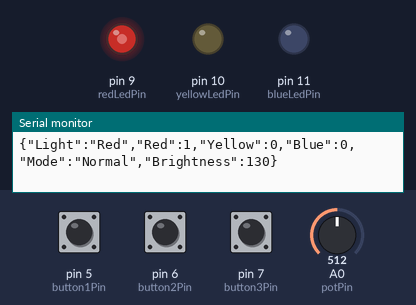
Bench run of a program on a simulated Arduino Uno, built with avr-gcc and run on an emulated ATmega328P. Shown: output pins drawn as LEDs (lit = HIGH), the last lines printed to the serial monitor. The test bench sets the inputs (shaded band); at power-on: A0 (potPin) = 512, pin 5 (button1Pin) HIGH, pin 6 (button2Pin) HIGH, pin 7 (button3Pin) HIGH.

Above: at 1.2 s.
1.3 s: A0 (potPin) set to 401
At 2.4 s:
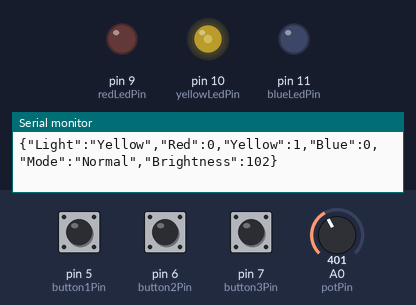
At 3.3 s:
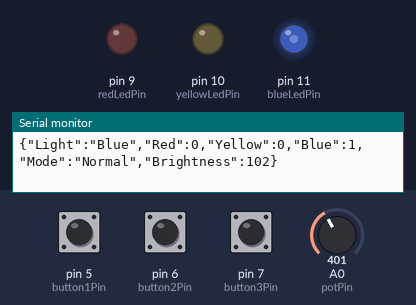
4.0 s: A0 (potPin) set to 376
At 6.9 s:
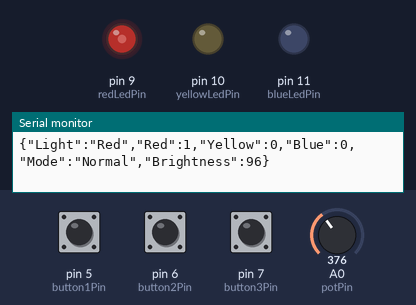
7.0 s: pin 5 (button1Pin) pulled LOW for 0.15 s
10.1 s: pin 5 (button1Pin) pulled LOW for 1 s
14.1 s: A0 (potPin) set to 511
At 17.0 s:
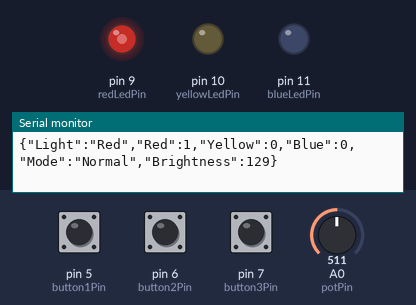
17.1 s: pin 5 (button1Pin) pulled LOW for 0.15 s
Timing chart, 0 to 21.2 s (numbered marks = the images above; inputs shaded):
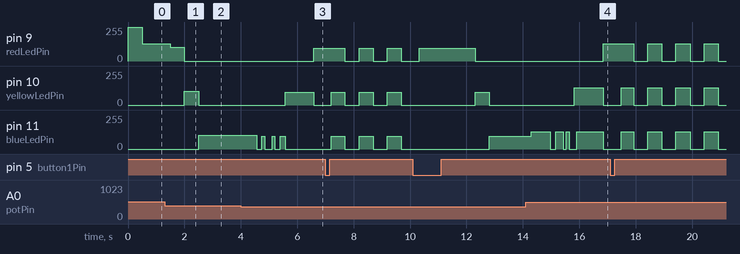

Measured:
- the behaviour switches between 389 and 388 on A0 (potPin) (found by bisection; images 2 and 3)
- after the input at 1.3 s, pin 9 (redLedPin): 130/255 → 102/255 after 0.20 s, → 0/255 0.50 s later; pin 11 (blueLedPin): 0/255 → 102/255 after 1.2 s
- after the input at 4.0 s, pin 9 (redLedPin): 0/255 → 96/255 after 2.6 s
- after the input at 14.1 s, pin 9 (redLedPin): 0/255 → 129/255 after 2.7 s
- by itself, pin 10 (yellowLedPin): alternates 129/255 for 0.50 s and 0/255 for 0.50 s

The program:

main.cpp
```cpp
#include <Arduino.h>
#include <TaskScheduler.h>
#include <PinChangeInterrupt.h>

// 핀 설정
const int redLedPin = 9;  // 빨간 LED 핀
const int yellowLedPin = 10;  // 노란 LED 핀
const int blueLedPin = 11;  // 파란 LED 핀
const int button1Pin = 5;  // 버튼 1 핀
const int button2Pin = 6;  // 버튼 2 핀
const int button3Pin = 7;  // 버튼 3 핀
const int potPin = A0;  // 가변저항

bool redState = false;  // 빨간 LED 상태
bool yellowState = false;  // 노란 LED 상태
bool blueState = false;  // 파란 LED 상태

//TaskScheduler 객체생성
Scheduler runner;

//Task 함수
void trafficLightTaskCallback();  // 신호등 Task 콜백 함수
void blueBlinkTaskCallback();  // 파란불 깜빡이기 Task 콜백 함수
void blinkTaskCallback();  // 깜빡이기 Task 콜백 함수
void adjustBrightnessTaskCallback();  // 밝기 조절 Task 콜백 함수
void sendSerialData();  // 시리얼 데이터 전송 함수

// 인터럽트 핸들러 함수 선언
void toggleBlinkMode();  // 깜빡이기 모드 토글 함수
void toggleRedOnlyMode();  // 빨간불만 켜기 모드 토글 함수
void toggleAllLedOff();  // 모든 LED 끄기 모드 토글 함수

// Task 객체 생성
Task trafficLightTask(500, TASK_FOREVER, &trafficLightTaskCallback, &runner, false);  // 신호등 Task
Task blueBlinkTask(167, 6, &blueBlinkTaskCallback, &runner, false);  // 파란불 깜빡이기 Task
Task blinkTask(500, TASK_FOREVER, &blinkTaskCallback, &runner, false);  // 깜빡이기 Task
Task adjustBrightnessTask(10, TASK_FOREVER, &adjustBrightnessTaskCallback, &runner, true);  // 밝기 조절 Task
Task serialTask(100, TASK_FOREVER, &sendSerialData, &runner, true);  // 시리얼 데이터 전송 Task

//상태 변수
volatile bool blinkMode = false;  // 깜빡이기 모드 상태
volatile bool redOnlyMode = false;  // 빨간불만 켜기 모드 상태
volatile bool allLedOff = false;  // 모든 LED 끄기 모드 상태
bool blinkState = true;  // 깜빡이기 상태
bool blueBlinkStarted = false;  // 파란불 깜빡이기 시작 상태
int brightness = 255;  // LED 밝기
String mode = "Normal";  // 신호등 모드

// 점등 시간 각각, 2초,0.5초, 3초, 0.5초(빨 > 노 > 파 > 노)
unsigned long redDuration = 2000;  // 빨간불 지속 시간
unsigned long yellowDuration = 500;  // 노란불 지속 시간
unsigned long blueDuration = 3000;  // 파란불 지속 시간
const unsigned long extraYellowDuration = 500;  // 추가 노란불 지속 시간
unsigned long previousMillis = 0;  // 이전 시간 저장 변수

void setup() {
    Serial.begin(9600);  // 시리얼 통신 시작 9600설정.

    pinMode(redLedPin, OUTPUT);  // 빨간 LED 핀 출력 모드 설정
    pinMode(yellowLedPin, OUTPUT);  // 노란 LED 핀 출력 모드 설정
    pinMode(blueLedPin, OUTPUT);  // 파란 LED 핀 출력 모드 설정
    pinMode(potPin, INPUT);  // 가변저항 핀 입력 모드 설정

    pinMode(button1Pin, INPUT_PULLUP);  // 버튼 1 핀 입력 풀업 모드 설정
    pinMode(button2Pin, INPUT_PULLUP);  // 버튼 2 핀 입력 풀업 모드 설정
    pinMode(button3Pin, INPUT_PULLUP);  // 버튼 3 핀 입력 풀업 모드 설정

    attachPCINT(digitalPinToPCINT(button1Pin), toggleBlinkMode, FALLING);  // 버튼 1 인터럽트 설정
    attachPCINT(digitalPinToPCINT(button2Pin), toggleRedOnlyMode, FALLING);  // 버튼 2 인터럽트 설정
    attachPCINT(digitalPinToPCINT(button3Pin), toggleAllLedOff, FALLING);  // 버튼 3 인터럽트 설정

    previousMillis = millis();  // 현재 시간 저장
    trafficLightTask.enable();  // 신호등 Task 활성화
    adjustBrightnessTask.enable();  // 밝기 조절 Task 활성화
    serialTask.enable();  // 시리얼 데이터 전송 Task 활성화
}

void loop() {
    runner.execute();  // TaskScheduler 실행
}

// 가변저항 값을 읽어 LED 밝기 조절
void adjustBrightnessTaskCallback() {
    int potValue = analogRead(potPin);  // 가변저항 값 읽기
    brightness = map(potValue, 0, 1023, 5, 255);  // 가변저항 값을 LED 밝기로 변환
}

void trafficLightTaskCallback() {
    if (blinkMode || redOnlyMode || allLedOff) return;  // 깜빡이기 모드, 빨간불만 켜기 모드, 모든 LED 끄기 모드일 때는 실행하지 않음

    unsigned long elapsedTime = millis() - previousMillis;  // 경과 시간

    if (elapsedTime < redDuration) {
        analogWrite(redLedPin, brightness);  // 빨간LED 켜기
        analogWrite(yellowLedPin, 0);  // 노란LED 끄기
        analogWrite(blueLedPin, 0);  // 파란LED 끄기

        redState = true;  // 빨간LED 상태 업데이트
        yellowState = false;  // 노란LED 상태 업데이트
        blueState = false;  // 파란LED 상태 업데이트
        blueBlinkStarted = false;  // 파란불 깜빡 상태 업데이트
    }
    else if (elapsedTime < redDuration + yellowDuration) {
        analogWrite(redLedPin, 0);  // 빨간 LED 끄기
        analogWrite(yellowLedPin, brightness);  // 노란 LED 켜기
        analogWrite(blueLedPin, 0);  // 파란 LED 끄기

        redState = false;  // 빨간 LED 상태
        yellowState = true;  // 노란 LED 상태
        blueState = false;  // 파란 LED 상태
        blueBlinkStarted = false;  // 파란불 깜빡이기 시작 상태 업데이트
    }
    else if (elapsedTime < redDuration + yellowDuration + blueDuration - 1000) {
        analogWrite(blueLedPin, brightness);  // 파란 LED 켜기
        analogWrite(redLedPin, 0);  // 빨간 LED 끄기
        analogWrite(yellowLedPin, 0);  // 노란 LED 끄기

        redState = false;  // 빨간 LED 상태 업데이트
        yellowState = false;  // 노란 LED 상태 업데이트
        blueState = true;  // 파란 LED 상태 업데이트
        blueBlinkStarted = false;  // 파란불 깜빡이기 시작 상태 업데이트
    }
    else if (elapsedTime < redDuration + yellowDuration + blueDuration) {
        if (!blueBlinkStarted) {
            blueBlinkStarted = true;  // 파란불 깜빡이기 시작 상태 업데이트
            blueBlinkTask.restart();  // 파란불 깜빡이기 Task 재시작
        }
    }
    else if (elapsedTime < redDuration + yellowDuration + blueDuration + extraYellowDuration) {
        analogWrite(redLedPin, 0);  // 빨간 LED끄기
        analogWrite(yellowLedPin, brightness);  // 노란 LED켜기
        analogWrite(blueLedPin, 0);  // 파란 LED끄기

        redState = false;  //빨간LED 상태 업데이트
        yellowState = true;  //노란LED 상태 업데이트
        blueState = false;  //파란LED 상태 업데이트
        blueBlinkStarted = false;  //파란불 깜빡이기 시작 상태 업데이트
    }
    else {
        previousMillis = millis();  //사이클 재시작
    }

    //신호등 상태 변경 시 시리얼 데이터 전송
    sendSerialData();
}

//파란불 깜빡이기 Task
void blueBlinkTaskCallback() {
    blinkState = !blinkState;  // 깜빡이기 상태 토글
    analogWrite(blueLedPin, blinkState ? brightness : 0);  // 파란 LED 깜빡이기
    Serial.println(blinkState ? "Blue LED ON" : "Blue LED OFF");  // 시리얼 출력

    if (blueBlinkTask.isLastIteration()) {
        analogWrite(blueLedPin, brightness);  // 파란 LED 켜기
    }
}

//깜빡이기 Task (버튼 1 - 깜빡이기 모드)
void blinkTaskCallback() {
    static bool ledState = false;  // LED상태
    if (blinkMode) {
        ledState = !ledState;  // LED토글
        analogWrite(redLedPin, ledState ? brightness : 0);  // 빨간 LED 깜빡이기
        analogWrite(yellowLedPin, ledState ? brightness : 0);  // 노란 LED 깜빡이기
        analogWrite(blueLedPin, ledState ? brightness : 0);  // 파란 LED 깜빡이기
    }
}

void sendSerialData() {
    String currentLight = "Off";  // 현재 켜진 신호등 상태

    int redValue = redState ? 1 : 0;  // 빨간 LED 상태 값
    int yellowValue = yellowState ? 1 : 0;  // 노란 LED 상태 값
    int blueValue = blueState ? 1 : 0;  // 파란 LED 상태 값

    if (mode == "All Blink") {
        currentLight = "All Blinking";  // 모든 LED 깜빡이기 상태
    } else if (mode == "All Off") {
        currentLight = "Off";  // 모든 LED 꺼짐상태
    } else if (mode == "Red Only") {
        currentLight = "Red";  // 빨간불만켜기 상태
    } else if (redState) {
        currentLight = "Red";  // 빨간불 켜짐 상태
    } else if (yellowState) {
        currentLight = "Yellow";  //노란불 켜짐 상태
    } else if (blueBlinkStarted) {
        currentLight = "Blinking";  //파란불 깜빡이기 상태
    } else if (blueState) {
        currentLight = "Blue";  //파란불 켜짐 상태
    }

    //JSON 형식으로 데이터 전송 (밝기 포함)
    Serial.print("{\"Light\":\"");
    Serial.print(currentLight);
    Serial.print("\",\"Red\":");
    Serial.print(redValue);
    Serial.print(",\"Yellow\":");
    Serial.print(yellowValue);
    Serial.print(",\"Blue\":");
    Serial.print(blueValue);
    Serial.print(",\"Mode\":\"");
    Serial.print(mode);
    Serial.print("\",\"Brightness\":");
    Serial.print(brightness);
    Serial.println("}");

    delay(20);  //
}

//버튼 인터럽트 핸들러에서 데이터 전송 추가
void toggleBlinkMode() {
    blinkMode = !blinkMode;  // 깜빡이기 모드 토글
    mode = blinkMode ? "Blink" : "Normal";  // 모드 업데이트
    Serial.println(blinkMode ? "Blink Mode ON" : "Blink Mode OFF");  // 시리얼 출력
    sendSerialData();  // 데이터 즉시 전송
    if (blinkMode) {
        trafficLightTask.disable();  //신호등 Task 비활성화
        blinkTask.enable();  //깜빡이기 Task 활성화
    } else {
        blinkTask.disable();  //깜빡이기 Task 비활성화
        previousMillis = millis();  //현재 시간 저장
        trafficLightTask.enable();  //신호등 Task 활성화
    }
}

void toggleRedOnlyMode() {
    redOnlyMode = !redOnlyMode;  // 빨간불만 켜기 모드 토글
    mode = redOnlyMode ? "Red Only" : "Normal";  // 모드 업데이트
    Serial.println(redOnlyMode ? "Red Only Mode ON" : "Red Only Mode OFF");  // 시리얼 출력
    sendSerialData();  // 데이터 즉시 전송
    if (redOnlyMode) {
        trafficLightTask.disable();  // 신호등 Task 비활성화
        blinkTask.disable();  // 깜빡이기 Task 비활성화
        analogWrite(redLedPin, brightness);  // 빨간 LED 켜기
        analogWrite(yellowLedPin, 0);  // 노란 LED 끄기
        analogWrite(blueLedPin, 0);  // 파란 LED 끄기
    } else {
        previousMillis = millis();  // 현재 시간 저장
        trafficLightTask.enable();  // 신호등 Task 활성화
    }
}

void toggleAllLedOff() {
    allLedOff = !allLedOff;  // 모든 LED 끄기 모드 토글
    mode = allLedOff ? "All Off" : "Normal";  // 모드 업데이트
    Serial.println(allLedOff ? "All LEDs Off" : "Traffic Light Mode ON");  // 시리얼 출력
    sendSerialData();  // 데이터 즉시 전송
    if (allLedOff) {
        trafficLightTask.disable();  // 신호등 Task 비활성화
        blinkTask.disable();  // 깜빡이기 Task 비활성화
        analogWrite(redLedPin, 0);  // 빨간 LED 끄기
        analogWrite(yellowLedPin, 0);  // 노란 LED 끄기
        analogWrite(blueLedPin, 0);  // 파란 LED 끄기
    } else {
        analogWrite(redLedPin, brightness);  // 빨간 LED 켜기
        analogWrite(yellowLedPin, 0);  // 노란 LED 끄기
        analogWrite(blueLedPin, 0);  // 파란 LED 끄기
        previousMillis = millis();  // 현재 시간 저장
        trafficLightTask.enable();  // 신호등 Task 활성화
    }
}
```
